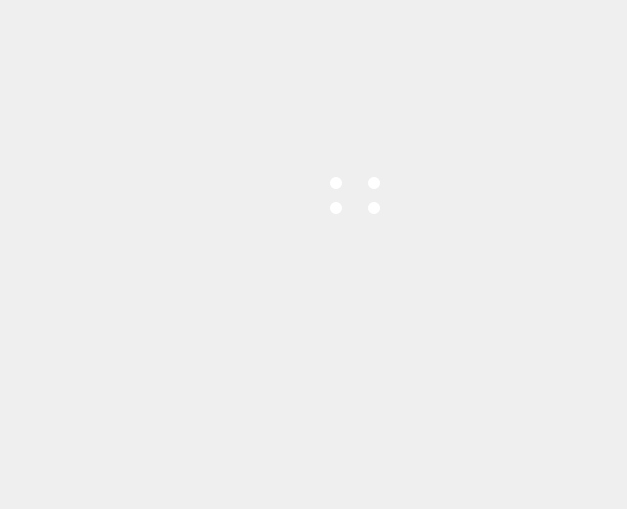
          <widget class="QWidget" name="left_page">
           <widget class="QLabel" name="label_7">
            <property name="geometry">
             <rect>
              <x>0</x>
              <y>0</y>
              <width>618</width>
              <height>500</height>
             </rect>
            </property>
            <property name="minimumSize">
             <size>
              <width>618</width>
              <height>500</height>
             </size>
            </property>
            <property name="maximumSize">
             <size>
              <width>618</width>
              <height>500</height>
             </size>
            </property>
            <property name="text">
             <string/>
            </property>
            <property name="pixmap">
             <pixmap resource="icons/images.qrc">:/image/left.png</pixmap>
            </property>
           </widget>
           <widget class="QWidget" name="gridLayoutWidget_3">
            <property name="geometry">
             <rect>
              <x>310</x>
              <y>170</y>
              <width>91</width>
              <height>51</height>
             </rect>
            </property>
            <layout class="QGridLayout" name="gridLayout_left">
             <item row="0" column="1">
              <widget class="QWidget" name="widget_56" native="true">
               <property name="minimumSize">
                <size>
                 <width>12</width>
                 <height>12</height>
                </size>
               </property>
               <property name="maximumSize">
                <size>
                 <width>12</width>
                 <height>12</height>
                </size>
               </property>
               <property name="styleSheet">
                <string notr="true">border: none;
border-radius: 6px;
background-color : white ; 
</string>
               </property>
              </widget>
             </item>
             <item row="1" column="0">
              <widget class="QWidget" name="widget_60" native="true">
               <property name="minimumSize">
                <size>
                 <width>12</width>
                 <height>12</height>
                </size>
               </property>
               <property name="maximumSize">
                <size>
                 <width>12</width>
                 <height>12</height>
                </size>
               </property>
               <property name="styleSheet">
                <string notr="true">border: none;
border-radius: 6px;
background-color : white ; 
</string>
               </property>
              </widget>
             </item>
             <item row="0" column="0">
              <widget class="QWidget" name="widget_57" native="true">
               <property name="minimumSize">
                <size>
                 <width>12</width>
                 <height>12</height>
                </size>
               </property>
               <property name="maximumSize">
                <size>
                 <width>12</width>
                 <height>12</height>
                </size>
               </property>
               <property name="styleSheet">
                <string notr="true">border: none;
border-radius: 6px;
background-color : white ; 
</string>
               </property>
              </widget>
             </item>
             <item row="1" column="1">
              <widget class="QWidget" name="widget_62" native="true">
               <property name="minimumSize">
                <size>
                 <width>12</width>
                 <height>12</height>
                </size>
               </property>
               <property name="maximumSize">
                <size>
                 <width>12</width>
                 <height>12</height>
                </size>
               </property>
               <property name="styleSheet">
                <string notr="true">border: none;
border-radius: 6px;
background-color : white ; 
</string>
               </property>
              </widget>
             </item>
            </layout>
           </widget>
          </widget>
